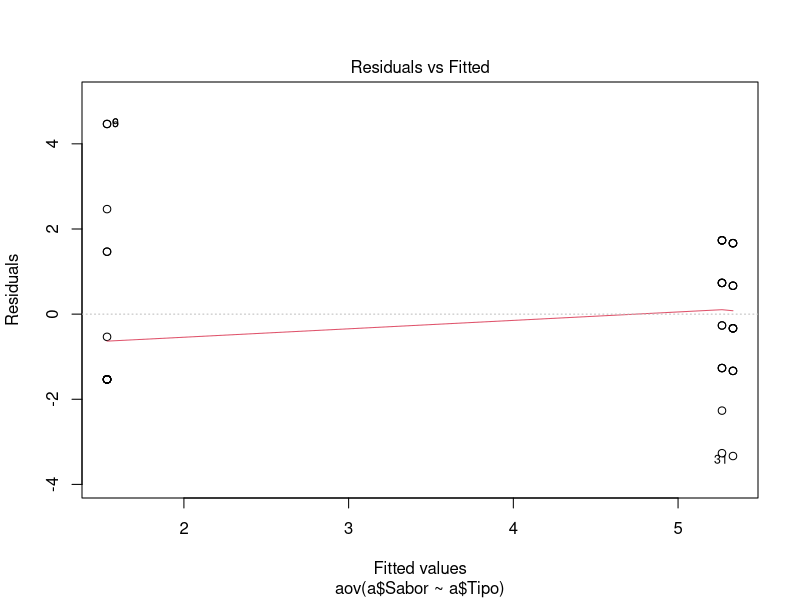
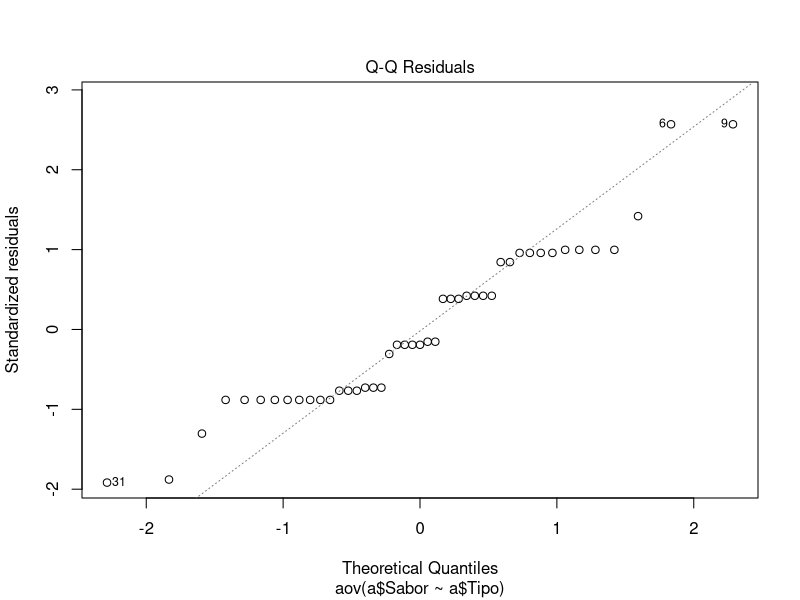
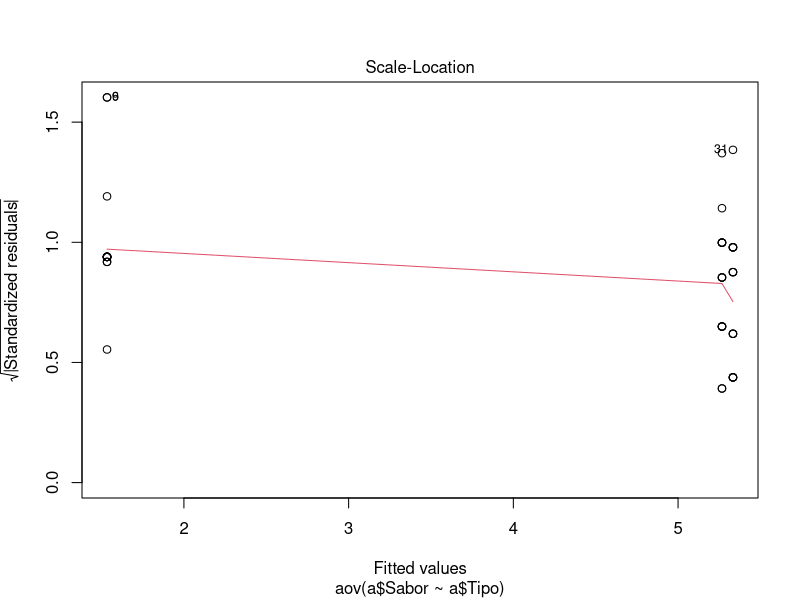
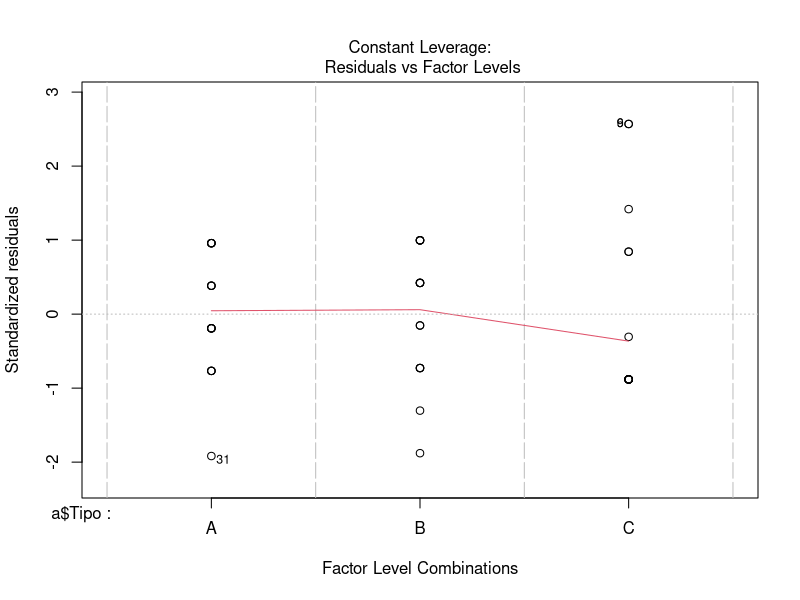
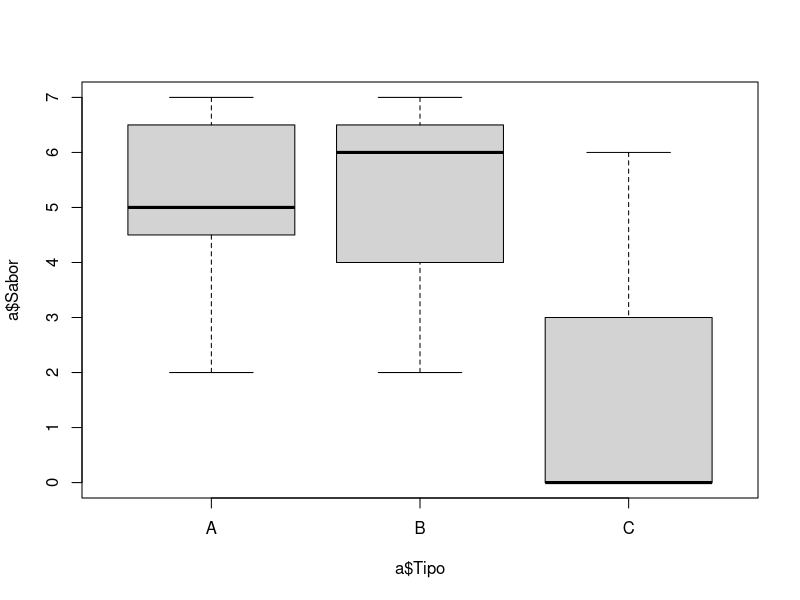

Source code (R) for these figures, in order:
### t-test, prop.test, anova
a = data.frame(
    Sabor =
        c(5, 7, 3,
          4, 2, 6,
          5, 3, 6,
          5, 6, 0,
          7, 4, 0,
          7, 7, 0,
          6, 6, 0,
          4, 6, 1,
          6, 4, 0,
          7, 7, 0,
          2, 4, 0,
          5, 7, 4,
          7, 5, 0,
          4, 5, 0,
          6, 6, 3
        ),
    Tipo = factor(rep(c("A", "B", "C"), 15)),
    Provador = factor(rep(1:15, rep(3, 15))),
    TT = c(rep(c("M","N"),22),"M"))

# t-test
tapply(a$Sabor,a$TT,mean)
t.test(Sabor~TT,data=a)

# anova: It is a generalized version of a t-test that checks whether the means between groups (page variants) are equal or not
# The Null Hypothesis in ANOVA is that all means between groups are equal
# Groups are independent – each customer is presented with only one variant of the page.
# Residuals are normal – the metric is normally distributed in each group. This is because ANOVA utilizes linear regression under-the-hood.
# Variance of the metric is equal between groups – this property is also called Homoscedasticity and is one of the most troublesome requirements of ANOVA.

tapply(a$Sabor,a$Tipo,mean)
a1 = aov(a$Sabor~a$Tipo)
summary(a1)
TukeyHSD(x=a1,'a$Tipo',conf.level = 0.95)
plot(a1)

# A more concrete example
library(pwr)
pwr.anova.test(k=4,f=0.1,sig.level=0.05,power=0.9) # n=355

# Homoscedasticity
boxplot(a$Sabor~a$Tipo)
# null hypotheses is the variance are equal between groups
bartlett.test(a$Sabor~a$Tipo) # p-value is 0.2

# aov: one-way anova, using a single grouping variable
dataAOV = aov(a$Sabor~a$Tipo)
summary(dataAOV) # p-value is small, reject the null hypothesis that all means are equal
TukeyHSD(dataAOV)

# dealing with heteroscedastic data
oneway.test(a$Sabor~a$Tipo)

# for non-normality distributed data
kruskal.test(a$Sabor~a$Tipo)

# prop.test
prop.test(c(50,100),c(200,800))
